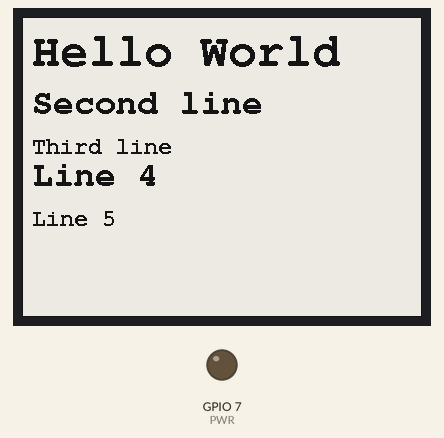
The sketch below on a simulated ESP32-S3. On the bench: 400×300 one-colour display, output pins drawn as LEDs (lit = HIGH). What the sketch prints to the serial monitor is not drawn.

Above: at 4.1 s.
Timing chart, 0 to 5.6 s (numbered marks = the images above):
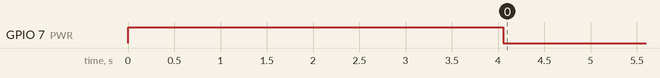

The sketch:

display_text.ino
```cpp
/**
 * Wireless Info Display - ESP32 E-Paper HMI Display Controller (Standalone Version)
 * This code manages a 4.2" E-paper display.
 * It defines a system to render up to 8 rows of text with adjustable fonts, borders, and inverted colors
 * It handles the full power cycle: initializing, drawing text, updating, and hibernating.
 *
 * Based on:
 * https://github.com/papercodeIN/Elecrow/tree/main/CrowPanel%20-%20ESP32%20E-Paper%20HMI%20Display%20-%204.2%20Inch/Project/Wireless_Text_Display%20-%2023-SEP-2025
 *
 */

#include "GxEPD2_BW.h"
#include "config.h"

// Pin definitions
#define PWR 7
#define BUSY 48
#define RES 47
#define DC 46
#define CS 45

// E-paper display initialization
#include <Fonts/FreeMonoBold24pt7b.h>
#include <Fonts/FreeMonoBold18pt7b.h>
#include <Fonts/FreeMonoBold12pt7b.h>

GxEPD2_BW<GxEPD2_420_GYE042A87, GxEPD2_420_GYE042A87::HEIGHT> epd(GxEPD2_420_GYE042A87(CS, DC, RES, BUSY));

// Display settings structure
struct Row {
  String text;
  int fontSize;
  Row() : text(""), fontSize(18) {}
};

struct DisplaySettings {
  static const int MAX_ROWS = 8;
  Row rows[MAX_ROWS];
  bool border;
  bool invertColors;
  DisplaySettings() : border(true), invertColors(false) {}
};

DisplaySettings currentSettings;

/**
 * Control power to the e-paper display
 */
void epdPower(int state) {
  pinMode(PWR, OUTPUT);
  digitalWrite(PWR, state);
}

/**
 * Initialize the e-paper display with current settings
 */
void epdInit() {
  epd.init(EPD_INIT_BAUD_RATE, EPD_INIT_RESET, EPD_INIT_DELAY, EPD_INIT_PARTIAL);
  epd.setRotation(0);
  epd.setTextColor(currentSettings.invertColors ? GxEPD_WHITE : GxEPD_BLACK);
  epd.setFullWindow();
}

/**
 * Set the font size for e-paper display
 */
void setFontSize(int size) {
  switch (size) {
    case FONT_SIZE_SMALL:
      epd.setFont(&FreeMonoBold12pt7b);
      break;
    case FONT_SIZE_MEDIUM:
      epd.setFont(&FreeMonoBold18pt7b);
      break;
    case FONT_SIZE_LARGE:
      epd.setFont(&FreeMonoBold24pt7b);
      break;
  }
}

/**
 * Get the row height in pixels for a given font size
 */
int getRowHeight(int fontSize) {
  switch (fontSize) {
    case FONT_SIZE_SMALL: return ROW_HEIGHT_SMALL;
    case FONT_SIZE_MEDIUM: return ROW_HEIGHT_MEDIUM;
    case FONT_SIZE_LARGE: return ROW_HEIGHT_LARGE;
    default: return ROW_HEIGHT_MEDIUM;
  }
}

/**
 * Update the e-paper display with current settings
 */
void updateDisplay() {
  epdPower(HIGH);
  epdInit();

  // Set background color based on inversion setting
  epd.fillScreen(currentSettings.invertColors ? GxEPD_BLACK : GxEPD_WHITE);

  if (currentSettings.border) {
    epd.drawRect(0, 0, DISPLAY_WIDTH, DISPLAY_HEIGHT, currentSettings.invertColors ? GxEPD_WHITE : GxEPD_BLACK);
  }

  int yPos = getRowHeight(FONT_SIZE_LARGE);
  int margin = DISPLAY_MARGIN;

  for (int i = 0; i < currentSettings.MAX_ROWS; i++) {
    if (currentSettings.rows[i].text.length() > 0) {
      setFontSize(currentSettings.rows[i].fontSize);
      epd.setCursor(margin, yPos);
      epd.print(currentSettings.rows[i].text);
      yPos += getRowHeight(currentSettings.rows[i].fontSize);
    }
  }

  epd.display();
  epd.hibernate();
  epdPower(LOW);
}

void setup() {
  Serial.begin(115200);
  Serial.println("Display Controller Starting...");

  currentSettings.invertColors = false;
  currentSettings.border = true;

  currentSettings.rows[0].text = "Hello World";
  currentSettings.rows[0].fontSize = FONT_SIZE_LARGE;

  currentSettings.rows[1].text = "Second line";
  currentSettings.rows[1].fontSize = FONT_SIZE_MEDIUM;


  currentSettings.rows[2].text = "Third line";
  currentSettings.rows[2].fontSize = FONT_SIZE_SMALL;

  currentSettings.rows[3].text = "Line 4";
  currentSettings.rows[3].fontSize = FONT_SIZE_MEDIUM;


  currentSettings.rows[4].text = "Line 5";
  currentSettings.rows[4].fontSize = FONT_SIZE_SMALL;

  updateDisplay();

  Serial.println("Setup completed successfully");
}

void loop() {
  // No web server to handle
  delay(1000);
}
```

config.h
```cpp
#ifndef CONFIG_H
#define CONFIG_H

// Display Configuration
const int DISPLAY_WIDTH = 400;
const int DISPLAY_HEIGHT = 300;
const int DISPLAY_MARGIN = 10;

// E-Paper Display Settings
const int EPD_INIT_BAUD_RATE = 115200;
const bool EPD_INIT_RESET = true;
const int EPD_INIT_DELAY = 50;
const bool EPD_INIT_PARTIAL = false;

// Display Settings
const int MAX_TEXT_LENGTH = 30;
const int LOOP_DELAY = 10; // milliseconds

// Font Size Constants
const int FONT_SIZE_SMALL = 12;
const int FONT_SIZE_MEDIUM = 18;
const int FONT_SIZE_LARGE = 24;

// Row Heights (in pixels)
const int ROW_HEIGHT_SMALL = 32;
const int ROW_HEIGHT_MEDIUM = 40;
const int ROW_HEIGHT_LARGE = 48;

#endif // CONFIG_H
```
